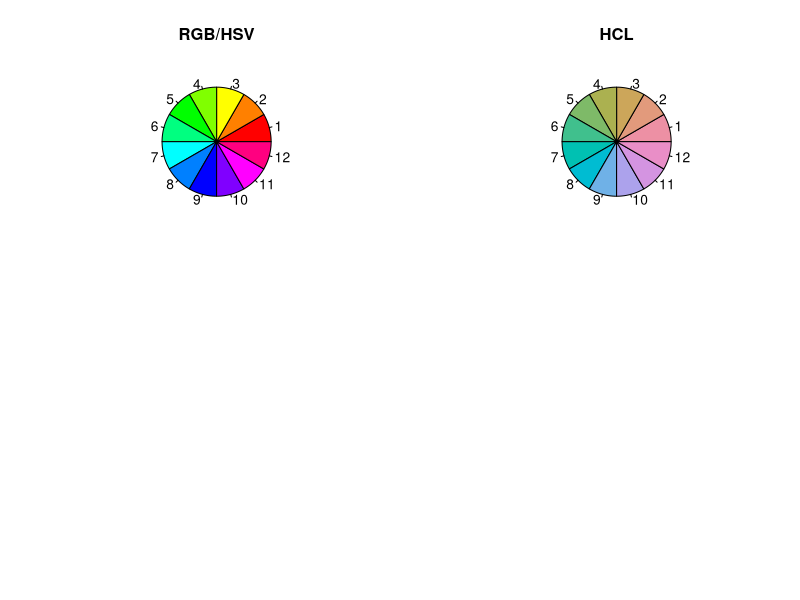
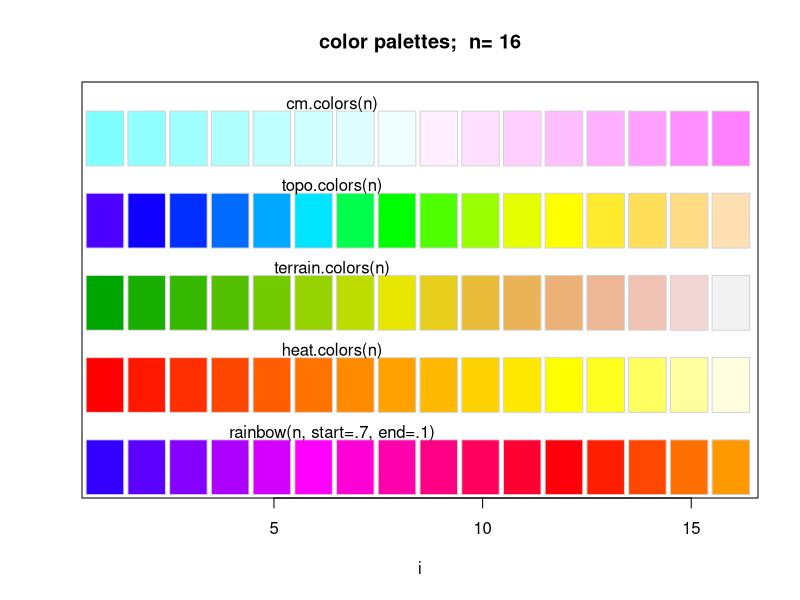
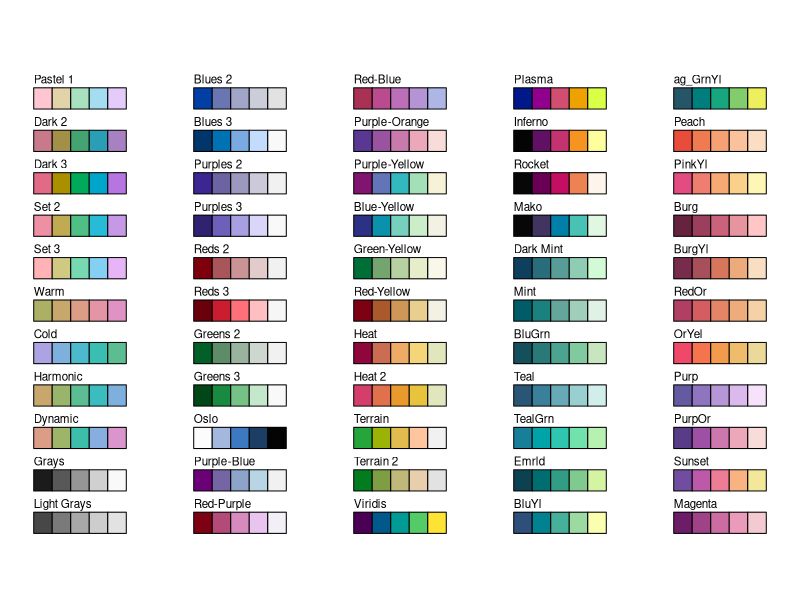
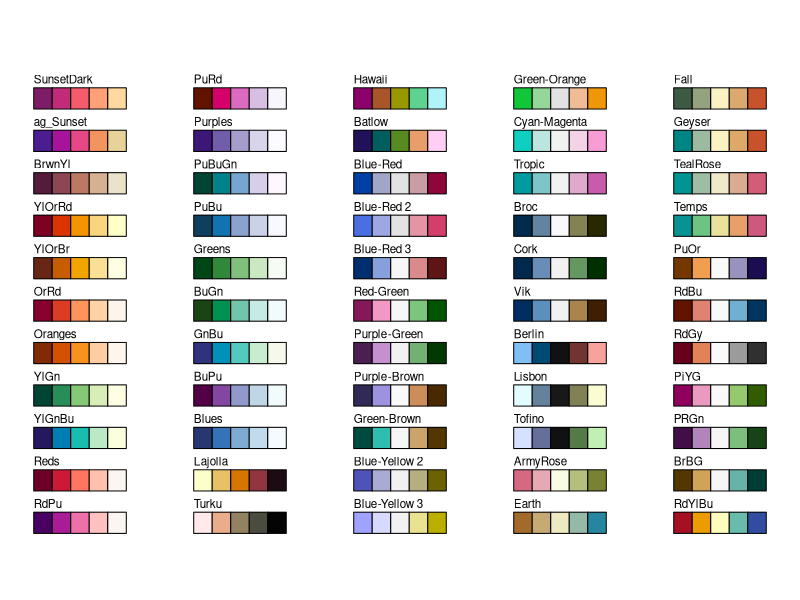
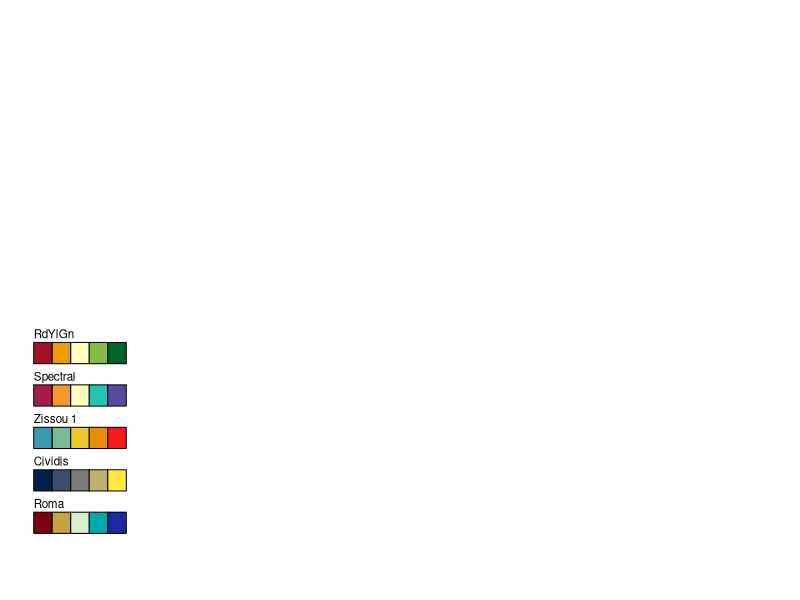
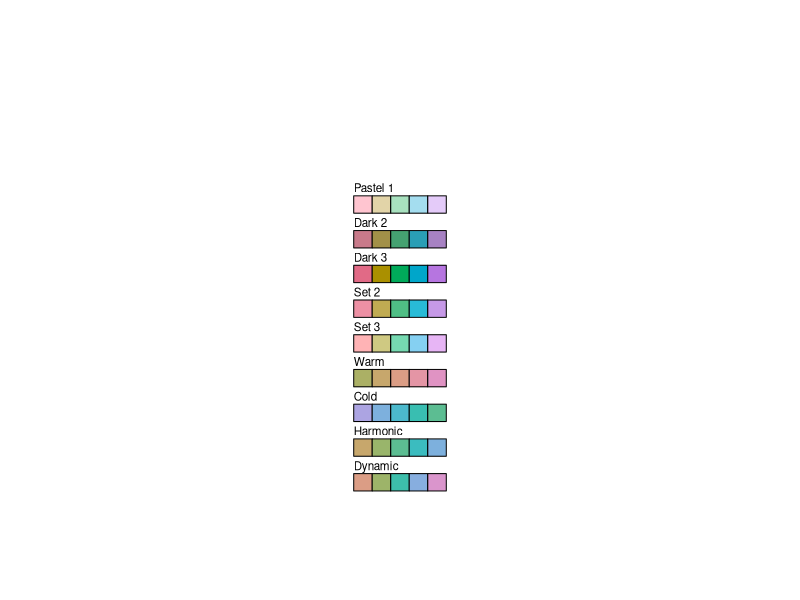
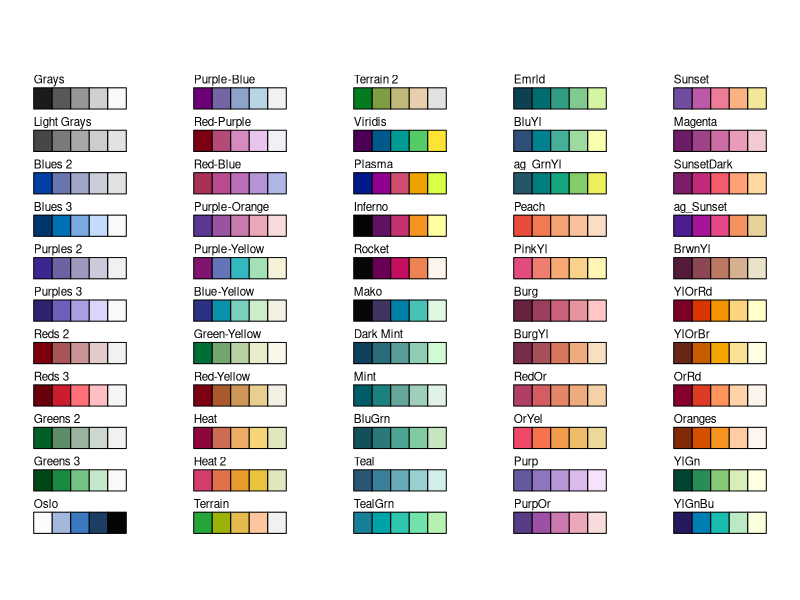
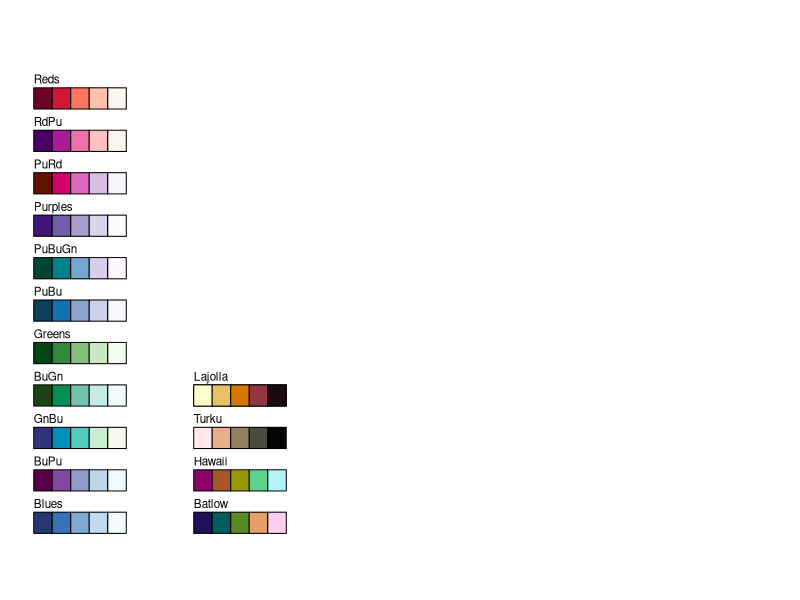

Write R code to recreate these figures, in order.
#!/usr/bin/r

# Color Palettes

# Description
# Create a vector of n contiguous colors.

# Usage
# hcl.colors(n, palette = "viridis", alpha = NULL, rev = FALSE, fixup = TRUE)
# hcl.pals(type = NULL)

# rainbow(n, s = 1, v = 1, start = 0, end = max(1, n - 1)/n,
#         alpha, rev = FALSE)
# heat.colors(n, alpha, rev = FALSE)
# terrain.colors(n, alpha, rev = FALSE)
# topo.colors(n, alpha, rev = FALSE)
# cm.colors(n, alpha, rev = FALSE)
# Arguments
# n	
# the number of colors (≥ 1) to be in the palette.

# palette	
# a valid palette name (one of hcl.pals()). The name is matched to the list of available palettes, ignoring upper vs. lower case, spaces, dashes, etc. in the matching.

# alpha	
# an alpha-transparency level in the range [0,1] (0 means transparent and 1 means opaque), see argument alpha in hsv and hcl, respectively.
# Since R 4.0.0, a missing, i.e., not explicitly specified alpha is equivalent to alpha = NULL, which does not add opacity codes ("FF") to the individual color hex codes.

# rev	
# logical indicating whether the ordering of the colors should be reversed.

# fixup	
# logical indicating whether the resulting color should be corrected to RGB coordinates in [0,1], see hcl.

# type	
# the type of palettes to list: "qualitative", "sequential", "diverging", or "divergingx". NULL lists all palettes.

# s, v	
# the ‘saturation’ and ‘value’ to be used to complete the HSV color descriptions.

# start	
# the (corrected) hue in [0,1] at which the rainbow begins.

# end	
# the (corrected) hue in [0,1] at which the rainbow ends.

# Details
# All of these functions (except the helper function hcl.pals) create a vector of n contiguous colors, either based on the HSV color space (rainbow, heat, terrain, topography, and cyan-magenta colors) or the perceptually-based HCL color space.

# HSV (hue-saturation-value) is a simple transformation of the RGB (red-green-blue) space which was therefore a convenient choice for color palettes in many software systems (see also hsv). However, HSV colors capture the perceptual properties hue, colorfulness/saturation/chroma, and lightness/brightness/luminance/value only poorly and consequently the corresponding palettes are typically not a good choice for statistical graphics and data visualization.

# In contrast, HCL (hue-chroma-luminance) colors are much more suitable for capturing human color perception (see also hcl) and better color palettes can be derived based on HCL coordinates. Conceptually, three types of palettes are often distinguished:

# Qualitative: For coding categorical information, i.e., where no particular ordering of categories is available and every color should receive the same perceptual weight.

# Sequential: For coding ordered/numeric information, i.e., where colors go from high to low (or vice versa).

# Diverging: Designed for coding numeric information around a central neutral value, i.e., where colors diverge from neutral to two extremes.

# The hcl.colors function provides a basic and lean implementation of the pre-specified palettes in the colorspace package. In addition to the types above, the functions distinguish “diverging” palettes where the two arms are restricted to be rather balanced as opposed to flexible “divergingx” palettes that combine two sequential palettes without any restrictions. The latter group also includes the cividis palette as it is based on two different hues (blue and yellow) but it is actually a sequential palette (going from dark to light).

# The names of all available HCL palettes can be queried with the hcl.pals function and they are also visualized by color swatches in the examples. Many of the palettes closely approximate palettes of the same name from various other packages (including RColorBrewer, rcartocolor, viridis, scico, among others).

# The default HCL palette is the widely used viridis palette which is a sequential palette with relatively high chroma throughout so that it also works reasonably well as a qualitative palette. However, while viridis is a rather robust default palette, more suitable HCL palettes are available for most visualizations.

# For example, "Dark 3" works well for shading points or lines in up to five groups, "YlGnBu" is a sequential palette similar to "viridis" but with aligned chroma/luminance, and "Green-Brown" or "Blue-Red 3" are colorblind-safe diverging palettes.

# Further qualitative palettes are provided in the palette.colors function. While the qualitative palettes in hcl.colors are always based on the same combination of chroma and luminance, the palette.colors vary in chroma and luminance up to a certain degree. The advantage of fixing chroma/luminance is that the perceptual weight of the resulting colors is more balanced. The advantage of allowing variation is that more distinguishable colors can be obtained, especially for viewers with color vision deficiencies.

# Note that the rainbow function implements the (in-)famous rainbow (or jet) color palette that was used very frequently in many software packages but has been widely criticized for its many perceptual problems. It is specified by a start and end hue with red = 0, yellow = 1/6, green = 2/6, cyan = 3/6, blue = 4/6, and magenta = 5/6. However, these are very flashy and unbalanced with respect to both chroma and luminance which can lead to various optical illusions. Also, the hues that are equispaced in RGB space tend to cluster at the red, green, and blue primaries. Therefore, it is recommended to use a suitable palette from hcl.colors instead of rainbow.

# Value
# A character vector cv containing either palette names (for hcl.pals) or n hex color codes (for all other functions). The latter can be used either to create a user-defined color palette for subsequent graphics by palette(cv), a col = specification in graphics functions or in par.

# References
# Wikipedia (2019). HCL color space – Wikipedia, The Free Encyclopedia. https://en.wikipedia.org/w/index.php?title=HCL_color_space&oldid=883465135. Accessed March 26, 2019.

# Zeileis, A., Fisher, J. C., Hornik, K., Ihaka, R., McWhite, C. D., Murrell, P., Stauffer, R. and Wilke, C. O. (2019). “colorspace: A toolbox for manipulating and assessing colors and palettes.” arXiv:1903.06490, arXiv.org E-Print Archive. https://arxiv.org/abs/1903.06490.

# Ihaka, R. (2003). “Colour for presentation graphics.” Proceedings of the 3rd International Workshop on Distributed Statistical Computing (DSC 2003), March 20-22, 2003, Technische Universität Wien, Vienna, Austria. http://www.ci.tuwien.ac.at/Conferences/DSC-2003/.

# Zeileis, A., Hornik, K. and Murrell, P. (2009). Escaping RGBland: Selecting colors for statistical graphics. Computational Statistics & Data Analysis, 53, 3259–3270. doi: 10.1016/j.csda.2008.11.033.

# See Also
# colors, palette, gray.colors, hsv, hcl, rgb, gray and col2rgb for translating to RGB numbers.

# Examples

require("graphics")

# color wheels in RGB/HSV and HCL space
par(mfrow = c(2, 2))
pie(rep(1, 12), col = rainbow(12), main = "RGB/HSV")
pie(rep(1, 12), col = hcl.colors(12, "Set 2"), main = "HCL")
par(mfrow = c(1, 1))

## color swatches for RGB/HSV palettes
demo.pal <-
  function(n, border = if (n < 32) "light gray" else NA,
           main = paste("color palettes;  n=", n),
           ch.col = c("rainbow(n, start=.7, end=.1)", "heat.colors(n)",
                      "terrain.colors(n)", "topo.colors(n)",
                      "cm.colors(n)"))
{
    nt <- length(ch.col)
    i <- 1:n; j <- n / nt; d <- j/6; dy <- 2*d
    plot(i, i+d, type = "n", yaxt = "n", ylab = "", main = main)
    for (k in 1:nt) {
        rect(i-.5, (k-1)*j+ dy, i+.4, k*j,
             col = eval(str2lang(ch.col[k])), border = border)
        text(2*j,  k * j + dy/4, ch.col[k])
    }
}
demo.pal(16)

## color swatches for HCL palettes
hcl.swatch <- function(type = NULL, n = 5, nrow = 11,
  border = if (n < 15) "black" else NA) {
    palette <- hcl.pals(type)
    cols <- sapply(palette, hcl.colors, n = n)
    ncol <- ncol(cols)
    nswatch <- min(ncol, nrow)

    par(mar = rep(0.1, 4),
        mfrow = c(1, min(5, ceiling(ncol/nrow))),
        pin = c(1, 0.5 * nswatch),
        cex = 0.7)

    while (length(palette)) {
        subset <- 1:min(nrow, ncol(cols))
        plot.new()
        plot.window(c(0, n), c(0, nrow + 1))
        text(0, rev(subset) + 0.1, palette[subset], adj = c(0, 0))
        y <- rep(subset, each = n)
        rect(rep(0:(n-1), n), rev(y), rep(1:n, n), rev(y) - 0.5,
             col = cols[, subset], border = border)
        palette <- palette[-subset]
        cols <- cols[, -subset, drop = FALSE]
    }

    par(mfrow = c(1, 1), mar = c(5.1, 4.1, 4.1, 2.1), cex = 1)
}
hcl.swatch()
hcl.swatch("qualitative")
hcl.swatch("sequential")
hcl.swatch("diverging")
hcl.swatch("divergingx")

## heat maps with sequential HCL palette (purple)
image(volcano, col = hcl.colors(11, "purples", rev = TRUE))
filled.contour(volcano, nlevels = 10,
               color.palette = function(n, ...)
                   hcl.colors(n, "purples", rev = TRUE, ...))

## list available HCL color palettes
hcl.pals("qualitative")
hcl.pals("sequential")
hcl.pals("diverging")
hcl.pals("divergingx")
